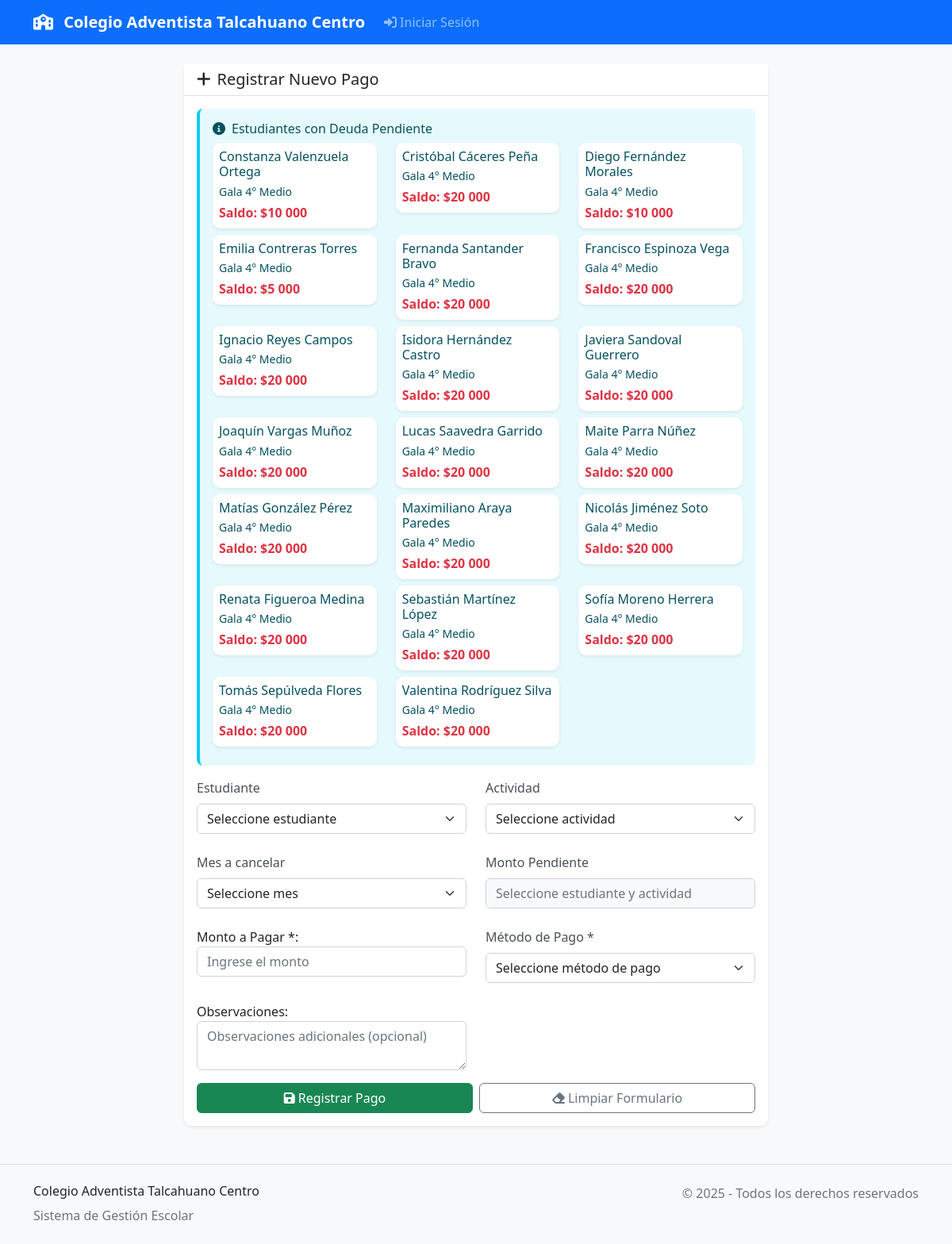
/cuotas/registrar/, run on the app's committed database.
### actividades/models.py (models this page shows, shortened)
class Actividad(models.Model):
    ESTADO_CHOICES = [
        ('planificada', 'Planificada'),
        ('activa', 'Activa'),
        ('finalizada', 'Finalizada'),
        ('cancelada', 'Cancelada'),
    ]
    nombre = models.CharField(max_length=200)
    descripcion = models.TextField()
    tipo = models.ForeignKey(TipoActividad, on_delete=models.CASCADE)
    fecha_inicio = models.DateField()
    fecha_fin = models.DateField()
    monto_por_estudiante = models.DecimalField(max_digits=10, decimal_places=0)
    cursos_asignados = models.ManyToManyField(Curso)
    estado = models.CharField(max_length=20, choices=ESTADO_CHOICES, default='planificada')
    fecha_creacion = models.DateTimeField(auto_now_add=True)

### cuotas/views.py (the view)
# urls.py: path('registrar/', views.registrar_pago, name='registrar_pago'),
def registrar_pago(request):
    logger.info(f" Iniciando registrar_pago - Método: {request.method}")
    if request.method == 'POST':
        logger.info(f" Datos POST recibidos: {dict(request.POST)}")
        form = PagoCuotaForm(request.POST)
        if not form.is_valid():
            logger.error(f" Formulario inválido - Errores: {form.errors}")
            messages.error(request, 'Por favor corrija los errores en el formulario.')
        else:
            logger.info(" Formulario válido, procesando datos...")
            try:
                monto = form.cleaned_data['monto']
                metodo = form.cleaned_data['metodo_pago']
                observacion = form.cleaned_data['observacion']
                logger.info(f" Datos del pago - Monto: {monto}, Método: {metodo}, Obs: {observacion}")
                estudiante_id = request.POST.get('estudiante')
                actividad_nombre = request.POST.get('actividad')
                logger.info(f" Buscando - Estudiante ID: {estudiante_id}, Actividad: {actividad_nombre}")
                from estudiantes.models import Estudiante
                from actividades.models import Actividad
                from .models import CuotaEstudiante, PagoCuota
                estudiante = Estudiante.objects.get(id=estudiante_id)
                logger.info(f" Estudiante encontrado: {estudiante}")
                actividad = Actividad.objects.get(nombre=actividad_nombre)
                logger.info(f" Actividad encontrada: {actividad}")
                cuota = CuotaEstudiante.objects.get(estudiante=estudiante, actividad=actividad)
                logger.info(f" Cuota encontrada: {cuota} - Estado: {cuota.estado}")
            except Estudiante.DoesNotExist:
                logger.error(f" Estudiante con ID {estudiante_id} no encontrado")
                messages.error(request, f'Estudiante con ID {estudiante_id} no encontrado.')
                return redirect('cuotas:registrar_pago')
            except Actividad.DoesNotExist:
                logger.error(f" Actividad '{actividad_nombre}' no encontrada")
                messages.error(request, f'Actividad "{actividad_nombre}" no encontrada.')
                return redirect('cuotas:registrar_pago')
            except CuotaEstudiante.DoesNotExist:
                logger.error(f" No se encontró cuota para {estudiante_id} y actividad '{actividad_nombre}'")
                messages.error(request, f'No se encontró una cuota para {estudiante} y la actividad "{actividad_nombre}".')
                return redirect('cuotas:registrar_pago')
            except Exception as e:
                logger.error(f" Error inesperado al buscar datos: {e}", exc_info=True)
                messages.error(request, f'Error inesperado: {e}')
                return redirect('cuotas:registrar_pago')
            try:
                logger.info(f" Creando pago - Cuota: {cuota.id}, Monto: {monto}")
                pago = PagoCuota.objects.create(
                    cuota=cuota,
                    monto=monto,
                    metodo_pago=metodo,
                    observacion=observacion,
                )
                logger.info(f" Pago creado: {pago.id}")
                monto_anterior = cuota.monto_pagado
                cuota.monto_pagado += monto
                logger.info(f" Actualizando cuota - Anterior: {monto_anterior}, Nuevo: {cuota.monto_pagado}, Total: {cuota.monto_total}")
                if cuota.monto_pagado >= cuota.monto_total:
                    cuota.estado = 'pagado'
                    tipo_notificacion = 'pago_confirmado'
                    mensaje_notif = f'El pago de ${monto:,.0f} para {cuota.actividad.nombre} ha sido registrado exitosamente. La cuota está completamente pagada.'
                    logger.info(" Cuota completamente pagada")
                else:
                    cuota.estado = 'pendiente'
                    tipo_notificacion = 'pago_parcial'
                    saldo_restante = cuota.monto_total - cuota.monto_pagado
                    mensaje_notif = f'Se ha registrado un pago parcial de ${monto:,.0f} para {cuota.actividad.nombre}. Saldo pendiente: ${saldo_restante:,.0f}.'
                    logger.info(f" Pago parcial - Saldo restante: {saldo_restante}")
                cuota.save()
                logger.info(" Cuota actualizada y guardada")
                try:
                    from core.models import Notificacion
                    from django.contrib.auth.models import User
                    apoderado = estudiante.apoderado
                    logger.info(f" Creando notificación para apoderado: {apoderado.nombre} {apoderado.apellido_paterno}")
                    if request.user.is_authenticated:
                        usuario_registra = request.user
                    else:
                        usuario_registra, created = User.objects.get_or_create(
                            username='sistema',
                            defaults={'first_name': 'Sistema', 'last_name': 'Automatico'}
                        )
                    notificacion = Notificacion.objects.create(
                    usuario_registra=usuario_registra,
                    apoderado_nombre=f'{apoderado.nombre} {apoderado.apellido_paterno} {apoderado.apellido_materno}',
                    apoderado_email=apoderado.email,
                    apoderado_telefono=apoderado.telefono,
                    apoderado_rut=apoderado.rut,
                    titulo=f'Notificación de Pago - {estudiante.nombre} {estudiante.apellido_paterno}',
                    mensaje=f'Estimado/a {apoderado.nombre} {apoderado.apellido_paterno}, {mensaje_notif} El pago fue realizado mediante {metodo}. Fecha: {timezone.now().strftime("%d/%m/%Y %H:%M")}',
                    tipo=tipo_notificacion,
                    estudiante=estudiante,  #  Aquí se vincula correctamente
                    actividad_nombre=cuota.actividad.nombre,
                    monto=monto,
                    metodo_pago=metodo,
                    estado='enviada'
                    )
                    logger.info(f" Notificación creada: {notificacion.id}")
                    messages.success(request, f'Pago de ${monto:,.0f} registrado exitosamente. Se ha enviado notificación automática.')
                    logger.info(" Proceso completado exitosamente")
                    return redirect('cuotas:registrar_pago')
                except Exception as e:
                    logger.error(f" Error al crear notificación: {e}", exc_info=True)
                    messages.warning(request, f'Pago registrado exitosamente, pero hubo un error al enviar la notificación: {e}')
                    return redirect('cuotas:registrar_pago')
            except Exception as e:
                logger.error(f" Error general al registrar el pago: {e}", exc_info=True)
                messages.error(request, f'Error al registrar el pago: {e}')
                return redirect('cuotas:registrar_pago')
    else:
        logger.info(" Cargando formulario GET - Registrar Pago")
        form = PagoCuotaForm()
    from estudiantes.models import Estudiante
    from actividades.models import Actividad
    from .models import CuotaEstudiante
    logger.debug(" Buscando cuotas pendientes...")
    cuotas_pendientes = CuotaEstudiante.objects.select_related('estudiante', 'actividad').filter(estado='pendiente')
    logger.info(f" Total cuotas pendientes encontradas: {len(cuotas_pendientes)}")
    estudiantes_con_deuda = []
    actividades_set = set()
    for cuota in cuotas_pendientes:
        saldo_pendiente = cuota.saldo_pendiente()
        logger.debug(f" {cuota.estudiante.nombre}: Saldo pendiente = ${saldo_pendiente}")
        if saldo_pendiente > 0:  # Solo mostrar si realmente hay saldo pendiente
            estudiantes_con_deuda.append({
                'id': cuota.estudiante.id,
                'nombre': f"{cuota.estudiante.nombre} {cuota.estudiante.apellido_paterno} {cuota.estudiante.apellido_materno}",
                'rut': cuota.estudiante.rut,
                'actividad': cuota.actividad.nombre,
                'saldo_pendiente': saldo_pendiente
            })
            actividades_set.add((cuota.actividad.nombre, cuota.monto_total))
    logger.info(f" Estudiantes con deuda encontrados: {len(estudiantes_con_deuda)}")
    logger.info(f" Actividades disponibles: {len(actividades_set)}")
    estudiantes_con_deuda = sorted(estudiantes_con_deuda, key=lambda x: x['nombre'])
    actividades_disponibles = [
        {'nombre': nombre, 'valor': int(valor)}
        for nombre, valor in sorted(actividades_set)
    ]
    saldos = {}
    for estudiante in estudiantes_con_deuda:
        if estudiante['id'] not in saldos:
            saldos[estudiante['id']] = {}
        cuota = cuotas_pendientes.filter(
            estudiante_id=estudiante['id'],
            actividad__nombre=estudiante['actividad']
        ).first()
        if cuota:
            saldos[estudiante['id']][estudiante['actividad']] = cuota.saldo_pendiente()
    for estudiante in estudiantes_con_deuda:
        for actividad in actividades_disponibles:
            if actividad['nombre'] not in saldos[estudiante['id']]:
                saldos[estudiante['id']][actividad['nombre']] = 0
    context = {
        'form': form,
        'estudiantes_con_deuda': estudiantes_con_deuda,
        'actividades_disponibles': actividades_disponibles,
        'saldos': saldos
    }
    return render(request, 'cuotas/registrar_pago.html', context)

### templates/cuotas/registrar_pago.html (shortened to what this page needs)
{% extends 'base.html' %}
{% block content %}
<div class="row">
    <div class="col-md-8 mx-auto">
        <div class="card">
            <div class="card-header">
                <h5 class="mb-0">
                    <i class="fas fa-plus me-2"></i>Registrar Nuevo Pago
                </h5>
            </div>
            <div class="card-body">
                <div class="alert alert-info">
                    <h6><i class="fas fa-info-circle me-2"></i>Estudiantes con Deuda Pendiente</h6>
                    <div class="row">
                        {% for estudiante in estudiantes_con_deuda %}
                        <div class="col-md-4 mb-2">
                            <div class="card">
                                <div class="card-body p-2">
                                    <h6 class="card-title mb-1">{{ estudiante.nombre }}</h6>
                                    <p class="card-text small mb-1">{{ estudiante.actividad }}</p>
                                    <p class="card-text text-danger fw-bold mb-0">
                                        Saldo: ${{ estudiante.saldo_pendiente|floatformat:0 }}
                                    </p>
                                </div>
                            </div>
                        </div>
                        {% endfor %}
                    </div>
                </div>
                <form method="post">
                    <div class="row">
                        <div class="col-md-6 mb-3">
                            <label class="form-label">Estudiante</label>
                            <select id="select-estudiante" class="form-select mb-2" name="estudiante" required>
                                <option value="">Seleccione estudiante</option>
                            </select>
                        </div>
                        <div class="col-md-6 mb-3">
                            <label class="form-label">Actividad</label>
                            <select id="select-actividad" class="form-select mb-2" name="actividad" required>
                                <option value="">Seleccione actividad</option>
                            </select>
                        </div>
                        <div class="col-md-6 mb-3">
                            <label class="form-label">Mes a cancelar</label>
                            <select id="select-mes" name="mes" class="form-select mb-2" required>
                                <option value="">Seleccione mes</option>
                            </select>
                        </div>
                        <div class="col-md-6 mb-3">
                            <label class="form-label">Monto Pendiente</label>
                            <div id="saldo-pendiente" class="form-control bg-light text-danger fw-bold">
                            </div>
                        </div>
                        <div class="col-md-6 mb-3">
                            {{ form.monto.label_tag }}
                            {{ form.monto }}
                        </div>
                        <div class="col-md-6 mb-3">
                            <label class="form-label">Método de Pago *</label>
                            <select name="metodo_pago" class="form-select mb-2" required>
                                <option value="">Seleccione método de pago</option>
                            </select>
                        </div>
                        <div class="col-md-6 mb-3">
                            {{ form.observacion.label_tag }}
                            {{ form.observacion }}
                        </div>
                    </div>
                    <div class="d-flex flex-column flex-md-row justify-content-between align-items-center gap-2">
                        <button type="submit" class="btn btn-success w-100 w-md-auto">
                            <i class="fas fa-save me-1"></i>Registrar Pago
                        </button>
                        <button type="reset" class="btn btn-outline-secondary w-100 w-md-auto">
                            <i class="fas fa-eraser me-1"></i>Limpiar Formulario
                        </button>
                    </div>
                </form>
            </div>
        </div>
    </div>
</div>
{% endblock %}

### data on the page
Actividad: actividad "Gala 4° Medio" "Gala 4° Medio" "Gala 4° Medio" "Gala 4° Medio" "Gala 4° Medio" "Gala 4° Medio" "Gala 4° Medio" "Gala 4° Medio" "Gala 4° Medio" "Gala 4° Medio" "Gala 4° Medio" "Gala 4° Medio" "Gala 4° Medio" "Gala 4° Medio" "Gala 4° Medio" "Gala 4° Medio" "Gala 4° Medio" "Gala 4° Medio" "Gala 4° Medio" "Gala 4° Medio"

### other printed values
{{ estudiante.nombre }} "Constanza Valenzuela Ortega" "Cristóbal Cáceres Peña" "Diego Fernández Morales" "Emilia Contreras Torres" "Fernanda Santander Bravo" "Francisco Espinoza Vega" "Ignacio Reyes Campos" "Isidora Hernández Castro" "Javiera Sandoval Guerrero" "Joaquín Vargas Muñoz" "Lucas Saavedra Garrido" "Maite Parra Núñez" "Matías González Pérez" "Maximiliano Araya Paredes" "Nicolás Jiménez Soto" "Renata Figueroa Medina" "Sebastián Martínez López" "Sofía Moreno Herrera" "Tomás Sepúlveda Flores" "Valentina Rodríguez Silva"
{{ estudiante.saldo_pendiente|floatformat:0 }} "10 000" "20 000" "10 000" "5 000" "20 000" "20 000" "20 000" "20 000" "20 000" "20 000" "20 000" "20 000" "20 000" "20 000" "20 000" "20 000" "20 000" "20 000" "20 000" "20 000"
